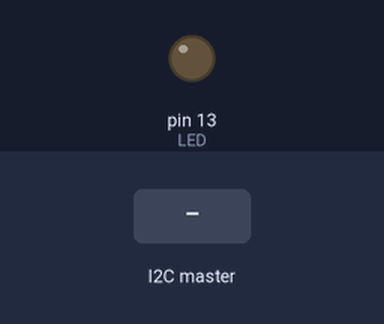
Bench run of a sketch on a simulated Arduino Uno, built with avr-gcc and run on an emulated ATmega328P. Parts: output pins drawn as LEDs (lit = HIGH). The test bench sets the inputs (shaded band).

Above: at 1.2 s.
1.3 s: the I2C master sends "H"
At 1.6 s:
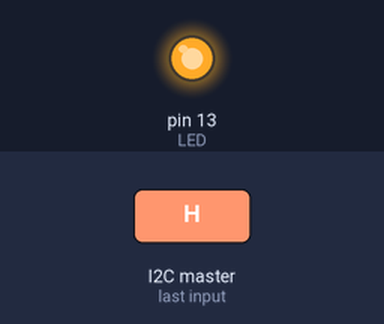
2.8 s: the I2C master sends "L"
At 3.9 s:
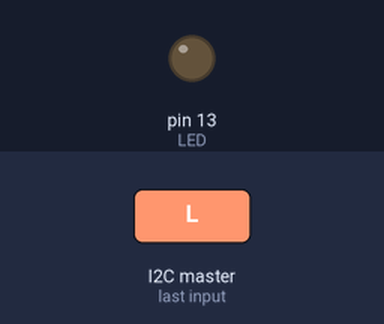
Timing chart, 0 to 5.8 s (numbered marks = the images above; inputs shaded):
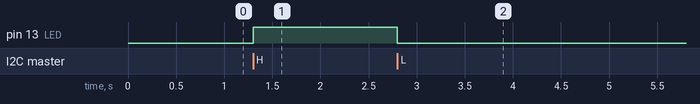

Measured:
- after the input at 1.3 s, pin 13 (LED): LOW → HIGH at once
- after the input at 2.8 s, pin 13 (LED): HIGH → LOW at once

The sketch:

Slavecode_1.ino
```cpp
#include <Wire.h>
int LED = 13;
int x = 0;
void setup() {
  // Define the LED pin as Output
  pinMode (LED, OUTPUT);
  // Start the I2C Bus as Slave on address 9
  Wire.begin(1);
  // Attach a function to trigger when something is received.
  Wire.onReceive(receiveEvent);
}
void receiveEvent(int howMany)
{
 char x;
 while(Wire.available()>0)
 {
  x=Wire.read();

   if (x == 'H') {
    digitalWrite(LED, HIGH);
  }
  //If value received is 3 blink LED for 400 ms
 else if (x == 'L') {
    digitalWrite(LED, LOW);

 }
}}
void loop() {
  //If value received is 0 blink LED for 200 ms

  }
```
